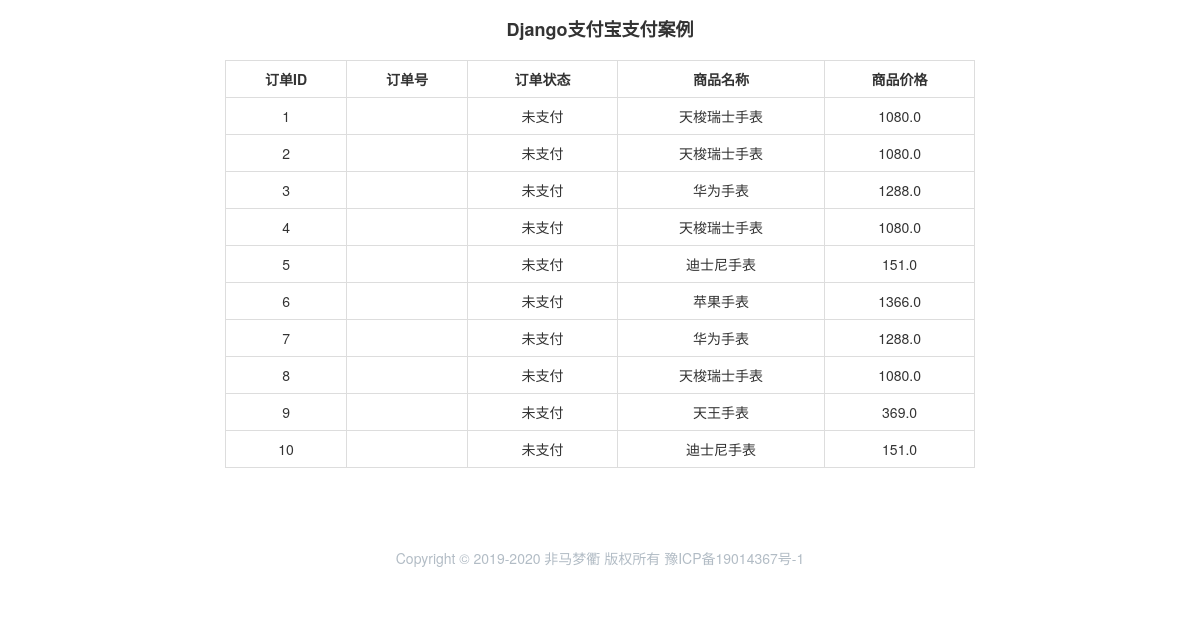
The app's page /order_list/ with its own data.
### demo/models.py (models this page shows, shortened)
class Order(models.Model):
    ORDER_STATUS = (
        (0, "未支付"),
        (1, "已支付"),
    )
    goods = models.ForeignKey(Goods, on_delete=models.CASCADE, verbose_name='商品名字')
    order_num = models.CharField(max_length=64, verbose_name='订单序号')
    order_status = models.IntegerField(choices=ORDER_STATUS, default=0)
    class Meta:
        verbose_name = "订单信息"
        verbose_name_plural = verbose_name

class Goods(models.Model):
    goods_name = models.CharField(max_length=100, verbose_name='商品名称')
    goods_price = models.FloatField(default=0.0, verbose_name='商品价格')
    class Meta:
        verbose_name = "商品"
        verbose_name_plural = verbose_name

### demo/views.py (the view)
# urls.py: path('order_list/', views.order_list, name='order_list'),
def order_list(request):
    order_obj = Order.objects.all()
    context = {
        'order_obj': order_obj,
    }
    return render(request, "demo/order_list.html", context)

### demo/templates/demo/order_list.html (shortened to what this page needs)
<!doctype html>
<html lang="en">
<head>
  <link rel="stylesheet" href="https://cdn.jsdelivr.net/npm/bootstrap@3.3.7/dist/css/bootstrap.min.css"
>
</head>
<body>
<div class="container">
  <div class="row" style="margin-top: 10px">
    <h4 style="text-align: center;font-weight: bold">Django支付宝支付案例</h4>
  </div>
  <div class="row" style="margin-top: 10px">
    <div class="col-md-8 col-md-offset-2">
      <table class="table table-bordered">
        <tr style="text-align: center">
          <th style="text-align: center">订单ID</th>
          <th style="text-align: center">订单号</th>
          <th style="text-align: center">订单状态</th>
          <th style="text-align: center">商品名称</th>
          <th style="text-align: center">商品价格</th>
        </tr>
        {% for row in order_obj %}
          <tr style="text-align: center">
            <td>{{ row.id }}</td>
            <td>{{ row.order_number }}</td>
            <td>{{ row.get_order_status_display }}</td>
            <td>{{ row.goods.goods_name }}</td>
            <td>{{ row.goods.goods_price }}</td>
          </tr>
        {% endfor %}
      </table>
    </div>
  </div>
</div>
<div class="container-fluid" style="color: #b2bcc5;margin-top: 20px;margin-bottom: 2px">
  <div class="row">
    <div class="col-md-12 text-center" style="padding: 40px">
      Copyright © 2019-2020 非马梦衢 版权所有
      <a target="_blank_" href="http://www.miit.gov.cn/" style="color:#b2bcc5;">豫ICP备19014367号-1</a>
    </div>
  </div>
</div>
</body>
</html>

### records on screen
Order: id "1", order_status "未支付", goods.goods_name "天梭瑞士手表", goods.goods_price "1080.0"
Order: id "2", order_status "未支付", goods.goods_name "天梭瑞士手表", goods.goods_price "1080.0"
Order: id "3", order_status "未支付", goods.goods_name "华为手表", goods.goods_price "1288.0"
Order: id "4", order_status "未支付", goods.goods_name "天梭瑞士手表", goods.goods_price "1080.0"
Order: id "5", order_status "未支付", goods.goods_name "迪士尼手表", goods.goods_price "151.0"
Order: id "6", order_status "未支付", goods.goods_name "苹果手表", goods.goods_price "1366.0"
Order: id "7", order_status "未支付", goods.goods_name "华为手表", goods.goods_price "1288.0"
Order: id "8", order_status "未支付", goods.goods_name "天梭瑞士手表", goods.goods_price "1080.0"
Order: id "9", order_status "未支付", goods.goods_name "天王手表", goods.goods_price "369.0"
Order: id "10", order_status "未支付", goods.goods_name "迪士尼手表", goods.goods_price "151.0"
